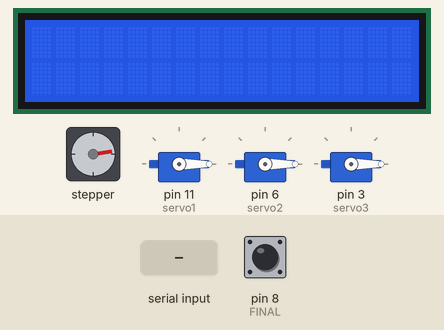
Simulated run of this sketch. Board: Arduino Uno, built with avr-gcc and run on an emulated ATmega328P. Parts: stepper motor, 3 × servo, 16×2 character LCD. Wiring (inferred from the names in the program): stepper motor driver (200 steps per turn assumed): step pin 9; direction pin 10. Inputs (shaded band) come from the test bench; at power-on: pin 8 (FINAL) HIGH. What the sketch prints to the serial monitor is not drawn.

Above: at 0.9 s.
1.0 s: pin 8 (FINAL) pulled LOW for 0.15 s
2.6 s: "A" received over Serial
At 7.5 s:
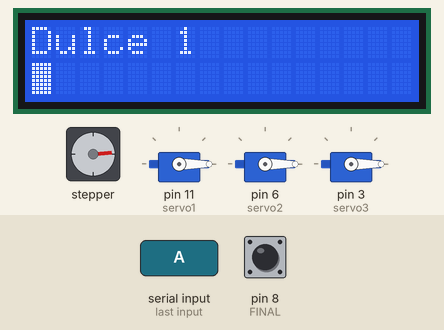
At 19.5 s:
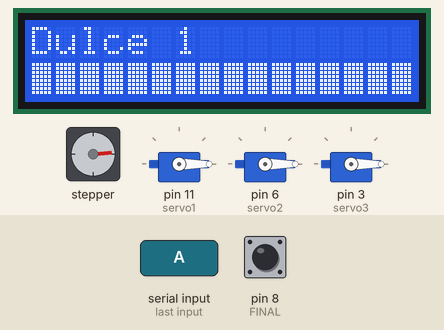
Timing chart, 0 to 21.0 s (numbered marks = the images above; inputs shaded):
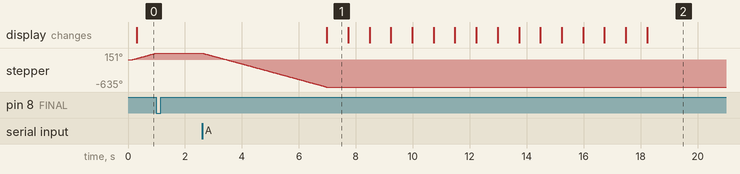

The sketch:

Codigo_completo.ino
```cpp
#include <Servo.h>
#include <LiquidCrystal.h>

#define STEP 9      // pin STEP de A4988 a pin 4
#define DIR 10     // pin DIR de A4988 a pin 5
#define FINAL 8   //pin 7 para el final de carrera de la banda transportadora

Servo servo1;
Servo servo2;
Servo servo3;
long pasos;
char datos;
LiquidCrystal lcd(12, 11, 5, 4, 3, 2);
byte p5[8] = {0x1F, 0x1F, 0x1F, 0x1F, 0x1F, 0x1F, 0x1F, 0x1F};

void setup()
{
  Serial.begin(9600);
  pinMode(STEP, OUTPUT);  // pin 4 para los pulsos (pasos) del motor
  pinMode(DIR, OUTPUT);   // pin 5 para el sentido de giro HIGH izquierda y LOW derecha
  pinMode(FINAL, INPUT_PULLUP);
  servo1.attach(11);
  servo2.attach(6);
  servo3.attach(3);
  servo1.write(0);
  servo2.write(0);
  servo3.write(0);
  setupLCD();
  hacerHome();
}

void loop()
{
  if(Serial.available()){
    datos = Serial.read();    //Si se han recibido datos por serial, se guardan en la variable
  }

  if(datos == 'A'){
    Serial.println("Posicion 1");
    moverBanda(70, false);
    mensajeLCD("Dulce 1");
    servo1.write(180);
    delay(1000);
    servo1.write(0);
    hacerHome();
  }
  else if(datos == 'B'){
    Serial.println("Posicion 2");
    moverBanda(140, false);
    servo2.write(180);
    mensajeLCD("Dulce 2");
    delay(1000);
    servo2.write(0);
    hacerHome();
  }
  if(datos == 'C'){
    Serial.println("Posicion 3");
    moverBanda(210, false);
    mensajeLCD("Dulce 3");
    servo3.write(180);
    delay(1000);
    servo3.write(0);
    hacerHome();
  }
}

//Definición de funciones
void hacerHome(){
  while(digitalRead(FINAL) == HIGH){
    digitalWrite(DIR, HIGH);    //gira a la izquierda hasta llegar al final de carrera
    digitalWrite(STEP, HIGH);   //pulsos de 5 ms
    delay(5);
    digitalWrite(STEP, LOW);
    delay(5);
  }
}

void moverBanda(int distancia, bool sentido){   //distancia en mm a mover la banda y sentido de giro
  pasos = (long)(distancia * 200)/32;   //200 pasos equivalen a 32 mm

  if(sentido) digitalWrite(DIR, HIGH);
  else digitalWrite(DIR, LOW);

  for(int i = 0; i < pasos; i++){
      digitalWrite(STEP, HIGH);
      delay(5);
      digitalWrite(STEP, LOW);
      delay(5);
    }
}

void setupLCD(){
  delay(100);
  lcd.createChar(4, p5);
  //Establece el número de columnas y filas
  lcd.begin(16, 2);
}

void mensajeLCD(String texto){
  lcd.setCursor(0,0);
  lcd.print(texto);
  lcd.setCursor(0,1);

  for(int a ; a <18 ; a++){
    lcd.write(4);
    delay(750);
  }
}
```

Measured:
- after the input at 1.0 s, stepper: stops changing and stays 151°
- after the input at 2.6 s, stepper: turns 786° counter-clockwise in 4.4 s, starting at once; the display: changes after 4.4 s (image 1)
- what the display in image 1 shows lasts 0.7 s, from 7.0 s to 7.7 s
